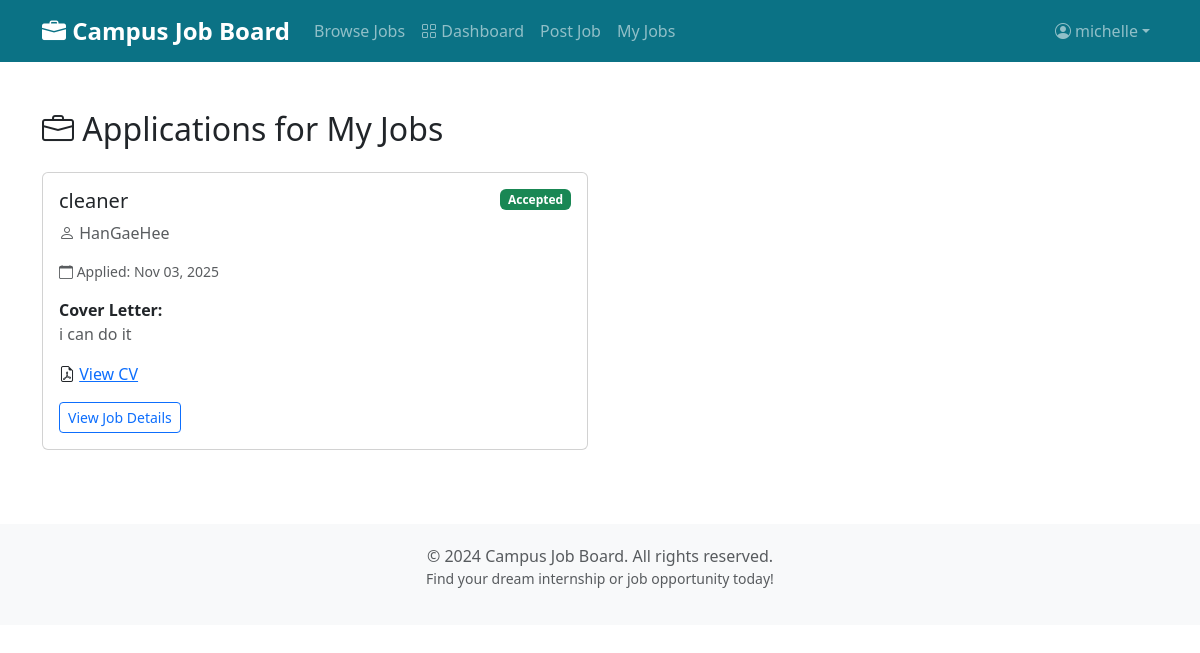
Page /my-applications/ (signed in) on the earlier database version.
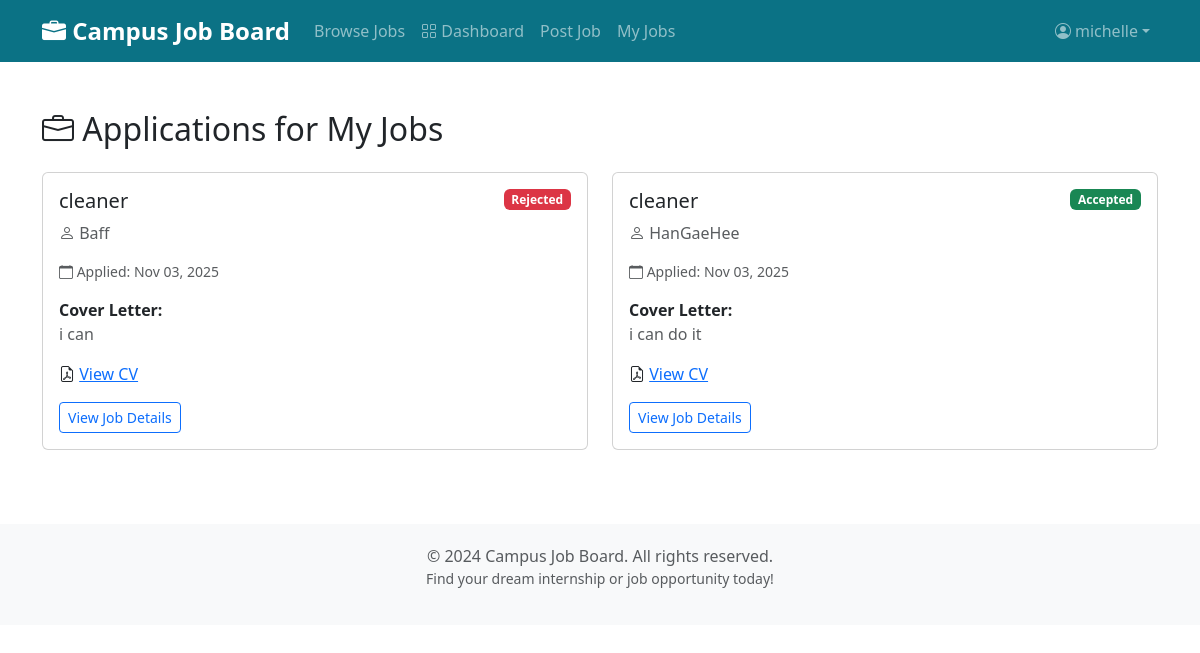
Same page on the later database version.
### jobs/models.py (models this page shows, shortened)
class Application(models.Model):
    PENDING = 'P'
    ACCEPTED = 'A'
    REJECTED = 'R'
    STATUS_CHOICES = [
        (PENDING, 'Pending'),
        (ACCEPTED, 'Accepted'),
        (REJECTED, 'Rejected'),
    ]
    job = models.ForeignKey(JobPost,
                            on_delete=models.CASCADE,
                            related_name='applications')
    applicant = models.ForeignKey(settings.AUTH_USER_MODEL,
                                  on_delete=models.CASCADE,
                                  limit_choices_to={'is_company': False},
                                  related_name='job_applications')
    cover_letter = models.TextField(
        help_text="Why you're interested in this position")
    cv = models.FileField(upload_to='applications/cv/',
                          null=True,
                          blank=True,
                          help_text="Upload your CV/Resume (PDF, DOC, DOCX)")
    transcript = models.FileField(
        upload_to='applications/transcripts/',
        null=True,
        blank=True,
        help_text="Upload your academic transcript (PDF)")
    certificate = models.FileField(
        upload_to='applications/certificates/',
        null=True,
        blank=True,
        help_text="Upload any relevant certificates (PDF)")
    other_document = models.FileField(
        upload_to='applications/other/',
        null=True,
        blank=True,
        help_text="Upload any other supporting document")
    date_applied = models.DateTimeField(default=timezone.now)
    status = models.CharField(max_length=1,
                              choices=STATUS_CHOICES,
                              default=PENDING)
    company_unread = models.BooleanField(
        default=True,
        help_text="Whether the company has an unread notification for this application")
    applicant_unread = models.BooleanField(
        default=False,
        help_text="Whether the applicant has an unread notification for status updates")
    class Meta:
        ordering = ['-date_applied']
        unique_together = [['job', 'applicant']]
        indexes = [
            models.Index(fields=['-date_applied']),
            models.Index(fields=['status']),
        ]

class JobPost(models.Model):
    FULL_TIME = 'FT'
    PART_TIME = 'PT'
    INTERNSHIP = 'INT'
    CONTRACT = 'CON'
    JOB_TYPE_CHOICES = [
        (FULL_TIME, 'Full Time'),
        (PART_TIME, 'Part Time'),
        (INTERNSHIP, 'Internship'),
        (CONTRACT, 'Contract'),
    ]
    IT = 'IT'
    MARKETING = 'MKT'
    FINANCE = 'FIN'
    SALES = 'SLS'
    HR = 'HR'
    ENGINEERING = 'ENG'
    EDUCATION = 'EDU'
    HEALTHCARE = 'HLT'
    MEDIA = 'MED'
    LAW = 'LAW'
    CONSTRUCTION = 'CON'
    CUSTOMER_SERVICE = 'CS'
    ARCHITECTURE = 'ARC'
    ACCOUNTING = 'ACC'
    OTHER = 'OTH'
    CATEGORY_CHOICES = [
        (IT, 'IT & Software'),
        (FINANCE, 'Finance & Accounting'),
        (ACCOUNTING, 'Accounting'),
        (MARKETING, 'Marketing & Sales'),
        (SALES, 'Sales'),
        (EDUCATION, 'Education & Training'),
        (ENGINEERING, 'Engineering'),
        (ARCHITECTURE, 'Architecture'),
        (HEALTHCARE, 'Healthcare & Medicine'),
        (MEDIA, 'Media & Design'),
        (HR, 'Human Resources'),
        (LAW, 'Law & Administration'),
        (CONSTRUCTION, 'Construction & Real Estate'),
        (CUSTOMER_SERVICE, 'Customer Service'),
        (OTHER, 'Others'),
    ]
    CURRENCY_CHOICES = [
        ('USD', 'USD - US Dollar'),
        ('GHS', 'GHS - Ghanaian Cedi'),
        ('EUR', 'EUR - Euro'),
        ('GBP', 'GBP - British Pound'),
        ('NGN', 'NGN - Nigerian Naira'),
        ('KES', 'KES - Kenyan Shilling'),
        ('ZAR', 'ZAR - South African Rand'),
        ('CAD', 'CAD - Canadian Dollar'),
        ('AUD', 'AUD - Australian Dollar'),
    ]
    title = models.CharField(max_length=200)
    company = models.ForeignKey(settings.AUTH_USER_MODEL,
                                on_delete=models.CASCADE,
                                limit_choices_to={'is_company': True},
                                related_name='job_posts')
    description = models.TextField(help_text="Detailed job description")
    requirements = models.TextField(
        help_text="Required qualifications and skills")
    location = models.CharField(max_length=200)
    category = models.CharField(max_length=3,
                                choices=CATEGORY_CHOICES,
                                default=IT)
    job_type = models.CharField(max_length=3,
                                choices=JOB_TYPE_CHOICES,
                                default=FULL_TIME)
    date_posted = models.DateTimeField(default=timezone.now)
    deadline = models.DateField(help_text="Application deadline")
    salary = models.DecimalField(max_digits=10,
                                 decimal_places=2,
                                 null=True,
                                 blank=True,
                                 help_text="Salary range (optional)")
    currency = models.CharField(max_length=3,
                                choices=CURRENCY_CHOICES,
                                default='USD',
                                help_text="Currency for salary")
    image = models.ImageField(
        upload_to='job_images/',
        null=True,
        blank=True,
        help_text="Optional image for the job posting")
    is_approved = models.BooleanField(
        default=False, help_text="Whether this job post is approved by admin")
    class Meta:
        ordering = ['-date_posted']
        indexes = [
            models.Index(fields=['-date_posted']),
            models.Index(fields=['category']),
            models.Index(fields=['job_type']),
        ]

### users/models.py (models this page shows, shortened)
class CustomUser(AbstractUser):
    is_company = models.BooleanField(
        default=False,
        help_text="Designates whether this user is a company/employer")
    id_document = models.FileField(
        upload_to='user_ids/',
        null=True,
        blank=True,
        help_text='Upload an identification document (image or PDF) for verification')
    institution = models.CharField(
        max_length=255,
        help_text='Enter your school or company name for verification',
        null=True,
        blank=True
    )
    PENDING = 'P'
    VERIFIED = 'V'
    REJECTED = 'R'
    VERIFICATION_STATUS_CHOICES = [
        (PENDING, 'Pending'),
        (VERIFIED, 'Verified'),
        (REJECTED, 'Rejected'),
    ]
    verification_status = models.CharField(
        max_length=1,
        choices=VERIFICATION_STATUS_CHOICES,
        default=PENDING,
        help_text='Status of identity verification')

### jobs/views.py (the view, shortened to what this page needs)
# urls.py: path('my-applications/', views.my_applications, name='my_applications'),
@login_required
def my_applications(request):
    if request.user.is_company:
        jobs = JobPost.objects.filter(company=request.user)
        applications = Application.objects.filter(job__in=jobs).select_related(
            'applicant', 'job')
        try:
            Application.objects.filter(job__company=request.user,
                                       company_unread=True).update(
                company_unread=False)
        except Exception:
            pass
    return render(request, 'jobs/my_applications.html',
                  {'applications': applications})

### jobs/context_processors.py (called while the page is built)
def notification_counts(request):
    company_unread = 0
    applicant_unread = 0
    user = getattr(request, 'user', None)
    if user and user.is_authenticated:
        try:
            if getattr(user, 'is_company', False):
                company_unread = Application.objects.filter(
                    job__company=user, company_unread=True).count()
            else:
                applicant_unread = Application.objects.filter(
                    applicant=user, applicant_unread=True).count()
        except Exception:
            company_unread = 0
            applicant_unread = 0
    return {
        'company_unread_count': company_unread,
        'applicant_unread_count': applicant_unread,
    }

### jobs/templates/jobs/my_applications.html (shortened to what this page needs)
{% extends 'base.html' %}
{% block content %}
<h2>
    <i class="bi bi-briefcase"></i>
    {% if user.is_company %}
        Applications for My Jobs
    {% else %}
        My Applications
    {% endif %}
</h2>
{% if applications %}
    <div class="row mt-4">
        {% for application in applications %}
            <div class="col-md-6 mb-4">
                <div class="card">
                    <div class="card-body">
                        <div class="d-flex justify-content-between align-items-start mb-3">
                            <div>
                                <h5 class="card-title">{{ application.job.title }}</h5>
                                <p class="text-muted mb-0">
                                    {% if user.is_company %}
                                        <i class="bi bi-person"></i> {{ application.applicant.username }}
                                    {% else %}
                                        <i class="bi bi-building"></i> {{ application.job.company.username }}
                                    {% endif %}
                                </p>
                            </div>
                            <span class="badge
                                {% if application.status == 'P' %}bg-warning
                                {% elif application.status == 'A' %}bg-success
                                {% else %}bg-danger
                                {% endif %}">
                                {{ application.get_status_display }}
                            </span>
                        </div>
                        <p class="text-muted small mb-3">
                            <i class="bi bi-calendar"></i> Applied: {{ application.date_applied|date:"M d, Y" }}
                        </p>
                        <div class="mb-3">
                            <strong>Cover Letter:</strong>
                            <p class="text-muted">{{ application.cover_letter|truncatewords:30 }}</p>
                        </div>
                        {% if user.is_company %}
                            {% if application.cv %}
                            <p class="mb-2">
                                <i class="bi bi-file-earmark-pdf"></i> <a href="{{ application.cv.url }}" target="_blank">View CV</a>
                            </p>
                            {% endif %}
                        {% else %}
                            {% if application.cv %}
                            <p class="small text-muted"><i class="bi bi-paperclip"></i> CV attached</p>
                            {% endif %}
                        {% endif %}
                        <a href="{% url 'jobs:view_application' application.pk %}" class="btn btn-outline-primary btn-sm mt-2">
                            View Job Details
                        </a>
                    </div>
                </div>
            </div>
        {% endfor %}
    </div>
{% endif %}
{% endblock %}

Differences in the rows shown:
added Application: job "cleaner", applicant.username "Baff", status "Rejected", date_applied "Nov 03, 2025", cover_letter "i can"
